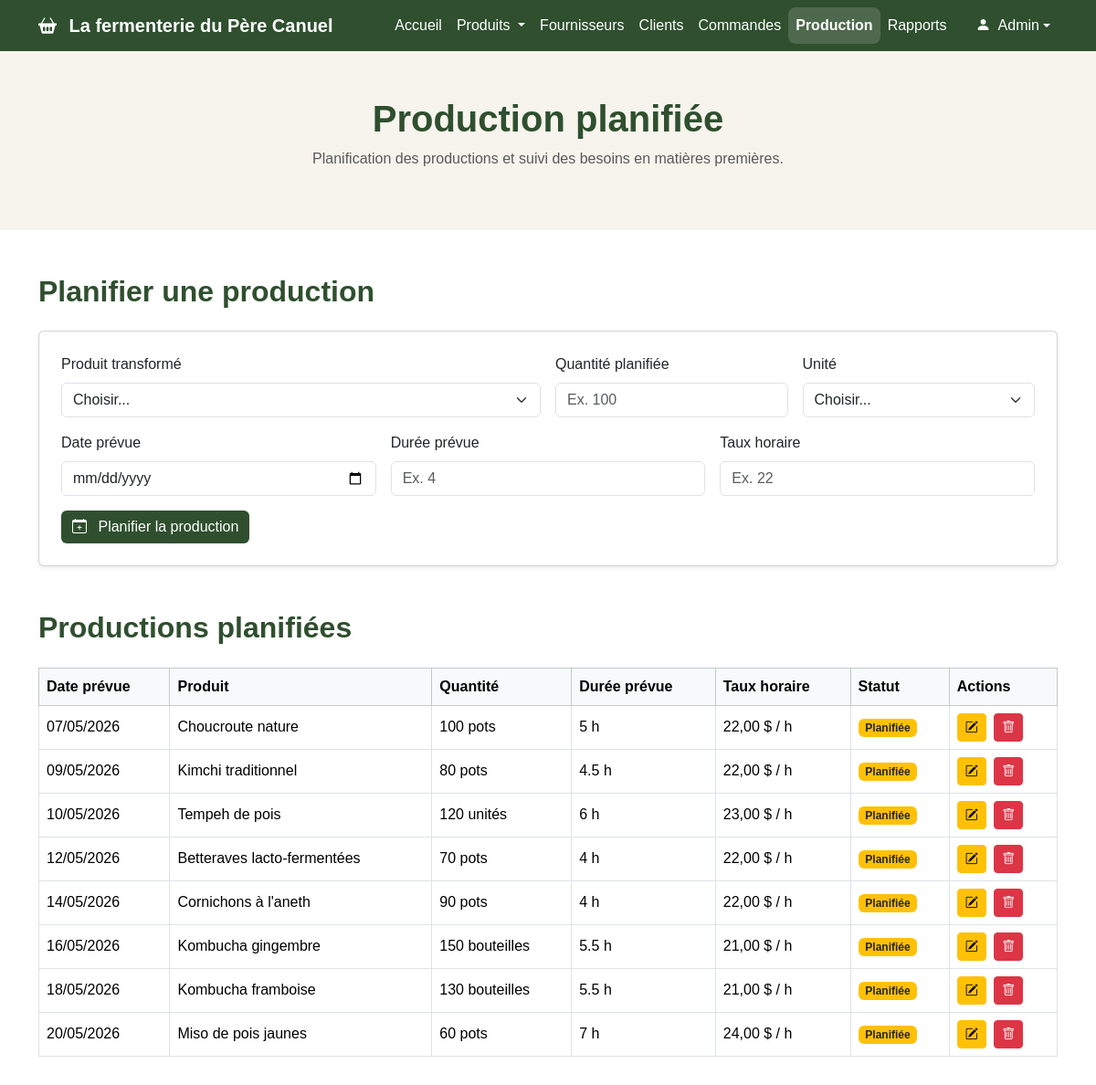
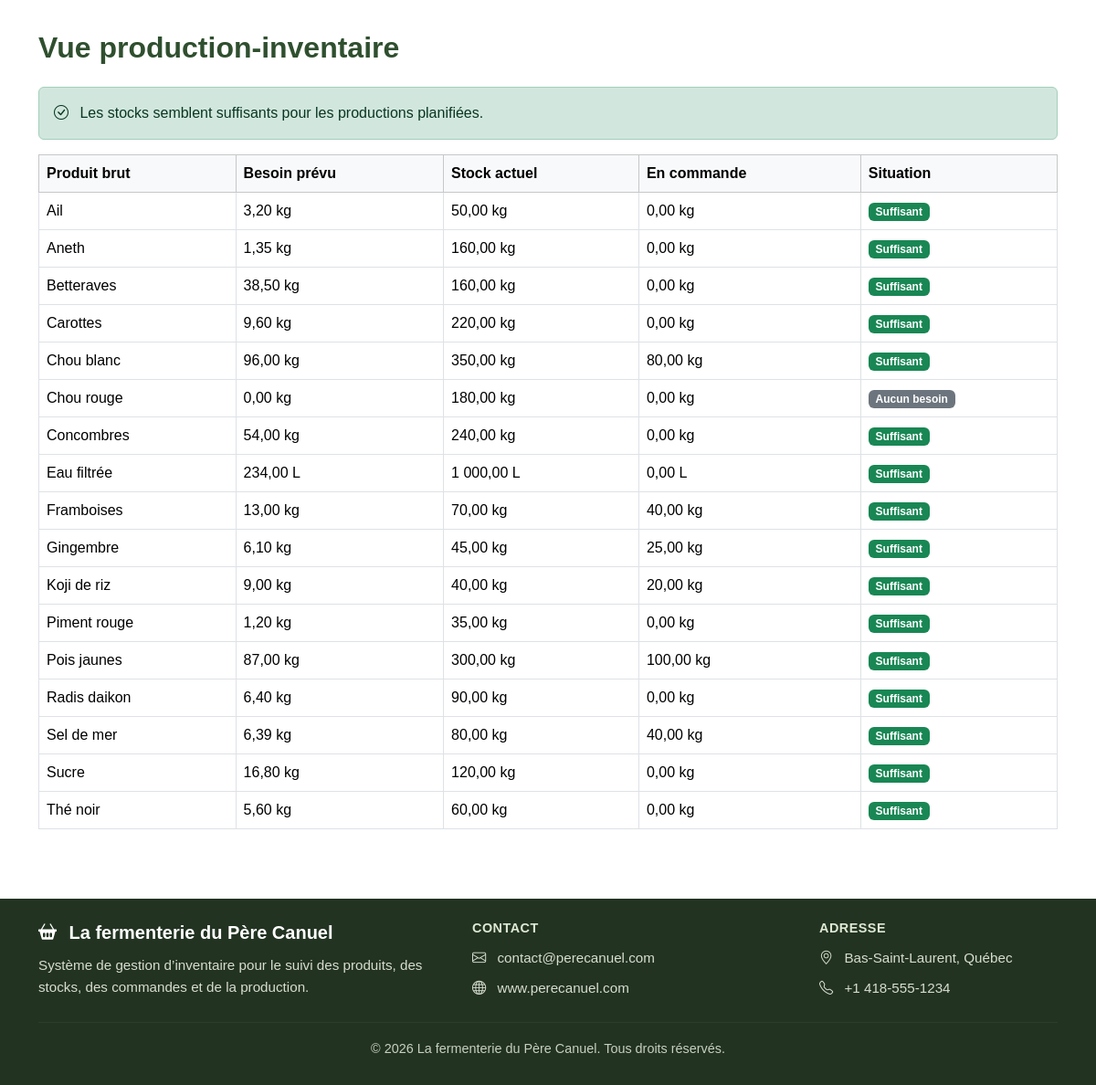
The app's page /production.php with its own data (2 pictures, top to bottom).
### tables this page shows
CREATE TABLE `productionplanifiee` (
  `id_production` int(11) NOT NULL,
  `id_produit_transforme` int(11) DEFAULT NULL,
  `quantite` int(11) DEFAULT NULL,
  `unite_mesure` varchar(50) DEFAULT NULL,
  `date_prevue` date DEFAULT NULL,
  `duree_prevue` float DEFAULT NULL,
  `duree_reelle` float DEFAULT NULL,
  `taux_horaire` float DEFAULT NULL
);

CREATE TABLE `produittransforme` (
  `id_produit_transforme` int(11) NOT NULL,
  `nom` varchar(100) DEFAULT NULL,
  `quantite_stock` float DEFAULT NULL,
  `unite_mesure` varchar(50) DEFAULT NULL,
  `prix_unitaire_moyen` float DEFAULT 0,
  `commentaire` text DEFAULT NULL
);

CREATE TABLE `produitbrut` (
  `id_produit_brut` int(11) NOT NULL,
  `nom` varchar(100) DEFAULT NULL,
  `quantite_stock` int(11) DEFAULT NULL,
  `unite_mesure` varchar(50) DEFAULT NULL,
  `prix_unitaire_moyen` float DEFAULT NULL
);

### production.php (the view, shortened to what this page needs)
<?php
require_once "liaisonBD.php";
if (isset($pdo)) {
    $bd = $pdo;
} elseif (isset($connexion)) {
    $bd = $connexion;
} elseif (isset($conn)) {
    $bd = $conn;
} elseif (isset($bdd)) {
    $bd = $bdd;
} else {
    die("Erreur : connexion à la base de données introuvable.");
}
try {
    $sqlProductions = "SELECT pp.id_production,
                              pp.id_produit_transforme,
                              pp.quantite,
                              pp.unite_mesure,
                              pp.date_prevue,
                              pp.duree_prevue,
                              pp.taux_horaire,
                              pt.nom AS nom_produit
                       FROM productionplanifiee pp
                       INNER JOIN produittransforme pt
                           ON pp.id_produit_transforme = pt.id_produit_transforme
                       ORDER BY pp.date_prevue ASC, pp.id_production DESC";
    $requete = $bd->prepare($sqlProductions);
    $requete->execute();
    $productions = $requete->fetchAll(PDO::FETCH_ASSOC);
    $sqlInventaire = "SELECT pb.id_produit_brut,
                             pb.nom AS produit_brut,
                             pb.unite_mesure,
                             pb.quantite_stock,
                             IFNULL(SUM(r.quantite * pp.quantite), 0) AS besoin_prevu
                      FROM produitbrut pb
                      LEFT JOIN recette r
                          ON pb.id_produit_brut = r.id_produit_brut
                      LEFT JOIN productionplanifiee pp
                          ON r.id_produit_transforme = pp.id_produit_transforme
                          AND pp.date_prevue >= CURDATE()
                      GROUP BY pb.id_produit_brut, pb.nom, pb.unite_mesure, pb.quantite_stock
                      ORDER BY pb.nom";
    $requete = $bd->prepare($sqlInventaire);
    $requete->execute();
    $inventaire = $requete->fetchAll(PDO::FETCH_ASSOC);
    $sqlCommandes = "SELECT id_produit_brut, IFNULL(SUM(quantite), 0) AS quantite_commandee
                     FROM commandebrut
                     WHERE statut != 'reçu'
                     GROUP BY id_produit_brut";
    $requete = $bd->prepare($sqlCommandes);
    $requete->execute();
    $commandes = $requete->fetchAll(PDO::FETCH_ASSOC);
    $produitsEnCommande = [];
    foreach ($commandes as $commande) {
        $produitsEnCommande[$commande['id_produit_brut']] = $commande['quantite_commandee'];
    }
    $ilYAManque = false;
} catch (PDOException $e) {
    $messageErreur = "Erreur : " . $e->getMessage();
}
?>
<!DOCTYPE html>
<html lang="fr">
<head>
  <link href="https://cdn.jsdelivr.net/npm/bootstrap@5.3.3/dist/css/bootstrap.min.css" rel="stylesheet">
  <link href="https://cdn.jsdelivr.net/npm/bootstrap-icons@1.11.3/font/bootstrap-icons.css" rel="stylesheet">
  <link type="text/css" rel="stylesheet" href="styles/production.css"/>
</head>
<body>
  <nav class="navbar navbar-expand-lg navbar-dark">
    <div class="container">
      <a class="navbar-brand fw-bold" href="index.php">
        <i class="bi bi-basket2-fill me-2"></i>
        La fermenterie du Père Canuel
      </a>
      <div class="collapse navbar-collapse" id="navbarMenu">
        <ul class="navbar-nav ms-auto">
          <li class="nav-item">
            <a class="nav-link" href="index.php">Accueil</a>
          </li>
          <li class="nav-item dropdown">
            <a class="nav-link dropdown-toggle" href="#" id="produitsDropdown" role="button" data-bs-toggle="dropdown" aria-expanded="false">
              Produits
            </a>
          </li>
          <li class="nav-item"><a class="nav-link" href="fournisseurs.php">Fournisseurs</a></li>
          <li class="nav-item"><a class="nav-link" href="clients.php">Clients</a></li>
          <li class="nav-item"><a class="nav-link" href="commandes.php">Commandes</a></li>
          <li class="nav-item"><a class="nav-link active" href="production.php">Production</a></li>
          <li class="nav-item"><a class="nav-link" href="rapports.php">Rapports</a></li>
          <li class="nav-item dropdown ms-lg-3">
            <a class="nav-link dropdown-toggle d-flex align-items-center" href="#" id="userDropdown" role="button" data-bs-toggle="dropdown" aria-expanded="false">
              <span class="user-avatar me-2">
                <i class="bi bi-person-fill"></i>
              </span>
              Admin
            </a>
          </li>
        </ul>
      </div>
    </div>
  </nav>
  <header class="page-header">
    <div class="container">
      <h1>Production planifiée</h1>
      <p class="text-muted">Planification des productions et suivi des besoins en matières premières.</p>
    </div>
  </header>
  <main class="container my-5">
    <section class="mb-5">
      <h2 class="section-title mb-4">Planifier une production</h2>
      <div class="card shadow-sm p-4">
        <form method="post" action="">
          <div class="row g-3">
            <div class="col-md-6">
              <label for="produitProduction" class="form-label">Produit transformé</label>
              <select class="form-select" id="produitProduction" name="id_produit_transforme" required>
                <option value="">Choisir...</option>
              </select>
            </div>
            <div class="col-md-3">
              <label for="quantitePlanifiee" class="form-label">Quantité planifiée</label>
              <input type="number" class="form-control" id="quantitePlanifiee" name="quantite" placeholder="Ex. 100" required>
            </div>
            <div class="col-md-3">
              <label for="uniteProduction" class="form-label">Unité</label>
              <select class="form-select" id="uniteProduction" name="unite_mesure" required>
                <option value="">Choisir...</option>
              </select>
            </div>
            <div class="col-md-4">
              <label for="dateProduction" class="form-label">Date prévue</label>
              <input type="date" class="form-control" id="dateProduction" name="date_prevue" required>
            </div>
            <div class="col-md-4">
              <label for="dureePrevue" class="form-label">Durée prévue</label>
              <input type="number" step="0.5" class="form-control" id="dureePrevue" name="duree_prevue" placeholder="Ex. 4" required>
            </div>
            <div class="col-md-4">
              <label for="tauxHoraire" class="form-label">Taux horaire</label>
              <input type="number" step="0.01" class="form-control" id="tauxHoraire" name="taux_horaire" placeholder="Ex. 22" required>
            </div>
            <div class="col-12">
              <button type="submit" name="ajouter" class="btn btn-principal">
                <i class="bi bi-calendar-plus me-2"></i>
                Planifier la production
              </button>
            </div>
          </div>
        </form>
      </div>
    </section>
    <section class="mb-5">
      <h2 class="section-title mb-4">Productions planifiées</h2>
      <div class="table-responsive">
        <table class="table table-bordered align-middle">
          <thead class="table-light">
            <tr>
              <th>Date prévue</th>
              <th>Produit</th>
              <th>Quantité</th>
              <th>Durée prévue</th>
              <th>Taux horaire</th>
              <th>Statut</th>
              <th>Actions</th>
            </tr>
          </thead>
          <tbody>
            <?php foreach ($productions as $production) { ?>
              <?php
                $statut = "Planifiée";
                $classeBadge = "bg-warning text-dark";
              ?>
              <tr>
                <td><?php echo date('d/m/Y', strtotime($production['date_prevue'])); ?></td>
                <td><?php echo htmlspecialchars($production['nom_produit']); ?></td>
                <td><?php echo htmlspecialchars($production['quantite']); ?> <?php echo htmlspecialchars($production['unite_mesure']); ?></td>
                <td><?php echo htmlspecialchars($production['duree_prevue']); ?> h</td>
                <td><?php echo number_format($production['taux_horaire'], 2, ',', ' '); ?> $ / h</td>
                <td><span class="badge <?php echo $classeBadge; ?>"><?php echo $statut; ?></span></td>
                <td>
                  <button class="btn btn-sm btn-warning me-1" data-bs-toggle="modal" data-bs-target="#modifierModal<?php echo $production['id_production']; ?>">
                    <i class="bi bi-pencil-square"></i>
                  </button>
                  <form method="post" action="" class="d-inline" onsubmit="return confirm('Voulez-vous vraiment supprimer cette production ?');">
                    <button type="submit" name="supprimer" class="btn btn-sm btn-danger">
                      <i class="bi bi-trash"></i>
                    </button>
                  </form>
                </td>
              </tr>
            <?php } ?>
          </tbody>
        </table>
      </div>
    </section>
    <section>
      <h2 class="section-title mb-4">Vue production-inventaire</h2>
      <?php if ($ilYAManque) { ?>
        <div class="alert alert-warning">
          <i class="bi bi-exclamation-triangle me-2"></i>
          Certains produits bruts peuvent être insuffisants pour les productions planifiées.
        </div>
      <?php } else { ?>
        <div class="alert alert-success">
          <i class="bi bi-check-circle me-2"></i>
          Les stocks semblent suffisants pour les productions planifiées.
        </div>
      <?php } ?>
      <div class="table-responsive">
        <table class="table table-bordered align-middle">
          <thead class="table-light">
            <tr>
              <th>Produit brut</th>
              <th>Besoin prévu</th>
              <th>Stock actuel</th>
              <th>En commande</th>
              <th>Situation</th>
            </tr>
          </thead>
          <tbody>
            <?php foreach ($inventaire as $ligne) { ?>
              <?php
                $idBrut = $ligne['id_produit_brut'];
                $besoin = $ligne['besoin_prevu'];
                $stock = $ligne['quantite_stock'];
                $enCommande = $produitsEnCommande[$idBrut] ?? 0;
                if ($besoin == 0) {
                    $situation = "Aucun besoin";
                    $badge = "bg-secondary";
                } elseif ($stock >= $besoin) {
                    $situation = "Suffisant";
                    $badge = "bg-success";
                } elseif (($stock + $enCommande) >= $besoin) {
                    $situation = "Suffisant avec commande";
                    $badge = "bg-warning text-dark";
                } else {
                    $situation = "Manquant";
                    $badge = "bg-danger";
                }
              ?>
              <tr>
                <td><?php echo htmlspecialchars($ligne['produit_brut']); ?></td>
                <td><?php echo number_format($besoin, 2, ',', ' '); ?> <?php echo htmlspecialchars($ligne['unite_mesure']); ?></td>
                <td><?php echo number_format($stock, 2, ',', ' '); ?> <?php echo htmlspecialchars($ligne['unite_mesure']); ?></td>
                <td><?php echo number_format($enCommande, 2, ',', ' '); ?> <?php echo htmlspecialchars($ligne['unite_mesure']); ?></td>
                <td><span class="badge <?php echo $badge; ?>"><?php echo $situation; ?></span></td>
              </tr>
            <?php } ?>
          </tbody>
        </table>
      </div>
    </section>
  </main>
  <footer class="footer-pro">
    <div class="container py-4">
      <div class="row gy-4 align-items-center">
        <div class="col-lg-5 col-md-12">
          <h5 class="footer-title">
            <i class="bi bi-basket2-fill me-2"></i>
            La fermenterie du Père Canuel
          </h5>
          <p class="footer-text mb-0">
            Système de gestion d’inventaire pour le suivi des produits,
            des stocks, des commandes et de la production.
          </p>
        </div>
        <div class="col-lg-4 col-md-12">
          <h6 class="footer-subtitle">Contact</h6>
          <p class="footer-text mb-2">
            <i class="bi bi-envelope me-2"></i>
            contact@perecanuel.com
          </p>
          <p class="footer-text mb-0">
            <i class="bi bi-globe me-2"></i>
            www.perecanuel.com
          </p>
        </div>
        <div class="col-lg-3 col-md-12">
          <h6 class="footer-subtitle">Adresse</h6>
          <p class="footer-text mb-2">
            <i class="bi bi-geo-alt me-2"></i>
            Bas-Saint-Laurent, Québec
          </p>
          <p class="footer-text mb-0">
            <i class="bi bi-telephone me-2"></i>
            +1 418-555-1234
          </p>
        </div>
      </div>
      <hr class="footer-line">
      <div class="text-center">
        <p class="footer-bottom mb-1">
          © 2026 La fermenterie du Père Canuel. Tous droits réservés.
        </p>
      </div>
    </div>
  </footer>
</body>
</html>

### styles/production.css (style rules this page uses)
body { font-family: Arial, Helvetica, sans-serif; background-color: #ffffff; }
.navbar { background-color: #2f4f2f; }
.navbar-brand, .nav-link { color: white !important; font-weight: 500; }
.navbar .nav-link.active { color: #ffffff; font-weight: 700; background-color: rgba(255, 255, 255, 0.15); border-radius: 8px; }
.page-header { background-color: #f7f4ed; padding: 50px 0; text-align: center; }
.page-header h1 { color: #2f4f2f; font-weight: 700; }
.btn-principal { background-color: #2f4f2f; color: white; border: none; }
.section-title { color: #2f4f2f; font-weight: 700; }
.footer-pro { background-color: #223322; color: #ffffff; margin-top: 60px; }
.footer-title { font-weight: 700; color: #ffffff; margin-bottom: 12px; }
.footer-subtitle { font-weight: 700; color: #dfe8d2; margin-bottom: 12px; text-transform: uppercase; font-size: 0.9rem; letter-spacing: 0.5px; }
.footer-text { color: #d8ddd0; font-size: 0.95rem; line-height: 1.6; }
.footer-line { border-color: rgba(255, 255, 255, 0.2); margin: 25px 0 18px; }
.footer-bottom { color: #c8d0c0; font-size: 0.9rem; }

### records on screen
productionplanifiee: date_prevue "07/05/2026", id_produit_transforme.nom "Choucroute nature", quantite "100", unite_mesure "pots", duree_prevue "5", taux_horaire "22,00", statut "Planifiée"
productionplanifiee: date_prevue "09/05/2026", id_produit_transforme.nom "Kimchi traditionnel", quantite "80", unite_mesure "pots", duree_prevue "4.5", taux_horaire "22,00", statut "Planifiée"
productionplanifiee: date_prevue "10/05/2026", id_produit_transforme.nom "Tempeh de pois", quantite "120", unite_mesure "unités", duree_prevue "6", taux_horaire "23,00", statut "Planifiée"
productionplanifiee: date_prevue "12/05/2026", id_produit_transforme.nom "Betteraves lacto-fermentées", quantite "70", unite_mesure "pots", duree_prevue "4", taux_horaire "22,00", statut "Planifiée"
productionplanifiee: date_prevue "14/05/2026", id_produit_transforme.nom "Cornichons à l'aneth", quantite "90", unite_mesure "pots", duree_prevue "4", taux_horaire "22,00", statut "Planifiée"
productionplanifiee: date_prevue "16/05/2026", id_produit_transforme.nom "Kombucha gingembre", quantite "150", unite_mesure "bouteilles", duree_prevue "5.5", taux_horaire "21,00", statut "Planifiée"
productionplanifiee: date_prevue "18/05/2026", id_produit_transforme.nom "Kombucha framboise", quantite "130", unite_mesure "bouteilles", duree_prevue "5.5", taux_horaire "21,00", statut "Planifiée"
productionplanifiee: date_prevue "20/05/2026", id_produit_transforme.nom "Miso de pois jaunes", quantite "60", unite_mesure "pots", duree_prevue "7", taux_horaire "24,00", statut "Planifiée"
produitbrut: nom "Ail", besoin "3,20", unite_mesure "kg", quantite_stock "50,00", id_produit_brut "0,00", situation "Suffisant"
produitbrut: nom "Aneth", besoin "1,35", unite_mesure "kg", quantite_stock "160,00", id_produit_brut "0,00", situation "Suffisant"
produitbrut: nom "Betteraves", besoin "38,50", unite_mesure "kg", quantite_stock "160,00", id_produit_brut "0,00", situation "Suffisant"
produitbrut: nom "Carottes", besoin "9,60", unite_mesure "kg", quantite_stock "220,00", id_produit_brut "0,00", situation "Suffisant"
produitbrut: nom "Chou blanc", besoin "96,00", unite_mesure "kg", quantite_stock "350,00", id_produit_brut "80,00", situation "Suffisant"
produitbrut: nom "Chou rouge", besoin "0,00", unite_mesure "kg", quantite_stock "180,00", id_produit_brut "0,00", situation "Aucun besoin"
produitbrut: nom "Concombres", besoin "54,00", unite_mesure "kg", quantite_stock "240,00", id_produit_brut "0,00", situation "Suffisant"
produitbrut: nom "Eau filtrée", besoin "234,00", unite_mesure "L", quantite_stock "1 000,00", id_produit_brut "0,00", situation "Suffisant"
produitbrut: nom "Framboises", besoin "13,00", unite_mesure "kg", quantite_stock "70,00", id_produit_brut "40,00", situation "Suffisant"
produitbrut: nom "Gingembre", besoin "6,10", unite_mesure "kg", quantite_stock "45,00", id_produit_brut "25,00", situation "Suffisant"
produitbrut: nom "Koji de riz", besoin "9,00", unite_mesure "kg", quantite_stock "40,00", id_produit_brut "20,00", situation "Suffisant"
produitbrut: nom "Piment rouge", besoin "1,20", unite_mesure "kg", quantite_stock "35,00", id_produit_brut "0,00", situation "Suffisant"
produitbrut: nom "Pois jaunes", besoin "87,00", unite_mesure "kg", quantite_stock "300,00", id_produit_brut "100,00", situation "Suffisant"
produitbrut: nom "Radis daikon", besoin "6,40", unite_mesure "kg", quantite_stock "90,00", id_produit_brut "0,00", situation "Suffisant"
produitbrut: nom "Sel de mer", besoin "6,39", unite_mesure "kg", quantite_stock "80,00", id_produit_brut "40,00", situation "Suffisant"
produitbrut: nom "Sucre", besoin "16,80", unite_mesure "kg", quantite_stock "120,00", id_produit_brut "0,00", situation "Suffisant"
produitbrut: nom "Thé noir", besoin "5,60", unite_mesure "kg", quantite_stock "60,00", id_produit_brut "0,00", situation "Suffisant"
